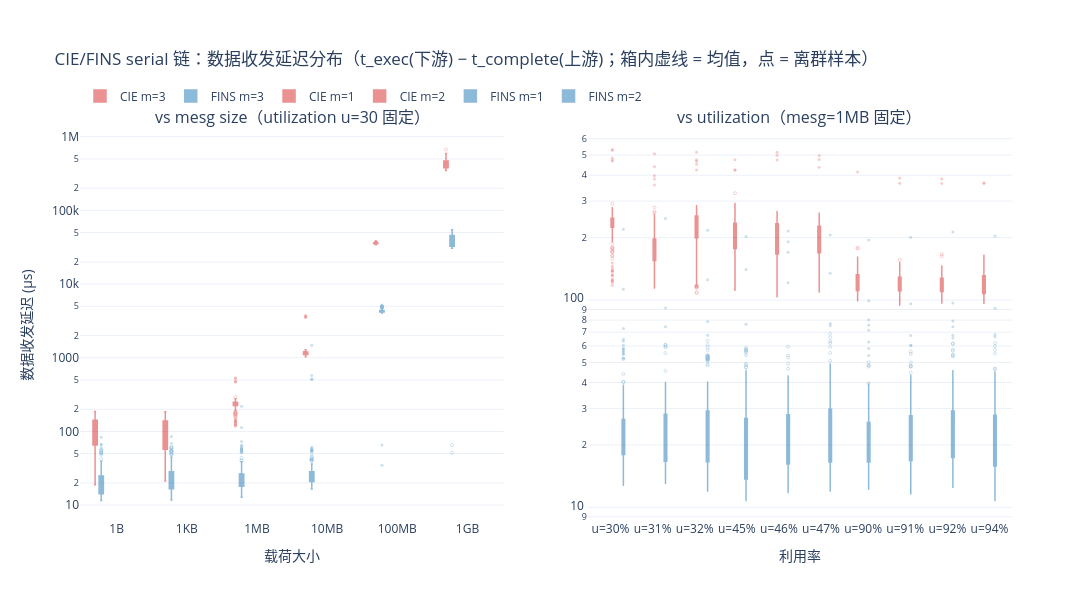

Here is the notebook cell this chart was saved with:
### Code cell
fig_cmp = analyze_serial_cmp(dirs=["FINS_serial", "CIE_FIFO_IPC_serial"])
fig_cmp.show()

### Figure 1 — Plotly figure (JSON) as saved in the notebook; plotly's stock layout.template omitted (floating-point values rounded to 4 significant figures; data arrays with more than 128 entries replaced by an {"elided": "..."} marker saying what was removed)
{"data": [{"boxmean": true, "boxpoints": "suspectedoutliers", "fillcolor": "#d62728", "hovertemplate": "<b>CIE m=3</b>  %{x}<br>中位 %{median:.1f} µs<br>均值 %{mean:.1f} µs<br>上/下四分位 %{q3:.1f} / %{q1:.1f}<br>最大/最小 %{max:.1f} / %{min:.1f}<extra></extra>", "legendgroup": "CIE m=3", "line": {"color": "#d62728", "width": 1.5}, "marker": {"color": "#d62728", "opacity": 0.45, "size": 3}, "name": "CIE m=3", "opacity": 0.5, "showlegend": true, "x": {"elided": "1187 str values"}, "y": {"elided": "1187 float values"}, "type": "box", "xaxis": "x", "yaxis": "y"}, {"boxmean": true, "boxpoints": "suspectedoutliers", "fillcolor": "#1f77b4", "hovertemplate": "<b>FINS m=3</b>  %{x}<br>中位 %{median:.1f} µs<br>均值 %{mean:.1f} µs<br>上/下四分位 %{q3:.1f} / %{q1:.1f}<br>最大/最小 %{max:.1f} / %{min:.1f}<extra></extra>", "legendgroup": "FINS m=3", "line": {"color": "#1f77b4", "width": 1.5}, "marker": {"color": "#1f77b4", "opacity": 0.45, "size": 3}, "name": "FINS m=3", "opacity": 0.5, "showlegend": true, "x": {"elided": "1196 str values"}, "y": {"elided": "1196 float values"}, "type": "box", "xaxis": "x", "yaxis": "y"}, {"boxmean": true, "boxpoints": "suspectedoutliers", "fillcolor": "#d62728", "hovertemplate": "<b>CIE m=1</b>  %{x}<br>中位 %{median:.1f} µs<br>均值 %{mean:.1f} µs<br>上/下四分位 %{q3:.1f} / %{q1:.1f}<br>最大/最小 %{max:.1f} / %{min:.1f}<extra></extra>", "legendgroup": "CIE m=1", "line": {"color": "#d62728", "width": 1.5}, "marker": {"color": "#d62728", "opacity": 0.45, "size": 3}, "name": "CIE m=1", "opacity": 0.5, "showlegend": true, "x": {"elided": "792 str values"}, "y": {"elided": "792 float values"}, "type": "box", "xaxis": "x2", "yaxis": "y2"}, {"boxmean": true, "boxpoints": "suspectedoutliers", "fillcolor": "#d62728", "hovertemplate": "<b>CIE m=2</b>  %{x}<br>中位 %{median:.1f} µs<br>均值 %{mean:.1f} µs<br>上/下四分位 %{q3:.1f} / %{q1:.1f}<br>最大/最小 %{max:.1f} / %{min:.1f}<extra></extra>", "legendgroup": "CIE m=2", "line": {"color": "#d62728", "width": 1.5}, "marker": {"color": "#d62728", "opacity": 0.45, "size": 3}, "name": "CIE m=2", "opacity": 0.5, "showlegend": true, "x": {"elided": "594 str values"}, "y": {"elided": "594 float values"}, "type": "box", "xaxis": "x2", "yaxis": "y2"}, {"boxmean": true, "boxpoints": "suspectedoutliers", "fillcolor": "#d62728", "hovertemplate": "<b>CIE m=3</b>  %{x}<br>中位 %{median:.1f} µs<br>均值 %{mean:.1f} µs<br>上/下四分位 %{q3:.1f} / %{q1:.1f}<br>最大/最小 %{max:.1f} / %{min:.1f}<extra></extra>", "legendgroup": "CIE m=3", "line": {"color": "#d62728", "width": 1.5}, "marker": {"color": "#d62728", "opacity": 0.45, "size": 3}, "name": "CIE m=3", "opacity": 0.5, "showlegend": false, "x": {"elided": "594 str values"}, "y": {"elided": "594 float values"}, "type": "box", "xaxis": "x2", "yaxis": "y2"}, {"boxmean": true, "boxpoints": "suspectedoutliers", "fillcolor": "#1f77b4", "hovertemplate": "<b>FINS m=1</b>  %{x}<br>中位 %{median:.1f} µs<br>均值 %{mean:.1f} µs<br>上/下四分位 %{q3:.1f} / %{q1:.1f}<br>最大/最小 %{max:.1f} / %{min:.1f}<extra></extra>", "legendgroup": "FINS m=1", "line": {"color": "#1f77b4", "width": 1.5}, "marker": {"color": "#1f77b4", "opacity": 0.45, "size": 3}, "name": "FINS m=1", "opacity": 0.5, "showlegend": true, "x": {"elided": "800 str values"}, "y": {"elided": "800 float values"}, "type": "box", "xaxis": "x2", "yaxis": "y2"}, {"boxmean": true, "boxpoints": "suspectedoutliers", "fillcolor": "#1f77b4", "hovertemplate": "<b>FINS m=2</b>  %{x}<br>中位 %{median:.1f} µs<br>均值 %{mean:.1f} µs<br>上/下四分位 %{q3:.1f} / %{q1:.1f}<br>最大/最小 %{max:.1f} / %{min:.1f}<extra></extra>", "legendgroup": "FINS m=2", "line": {"color": "#1f77b4", "width": 1.5}, "marker": {"color": "#1f77b4", "opacity": 0.45, "size": 3}, "name": "FINS m=2", "opacity": 0.5, "showlegend": true, "x": {"elided": "600 str values"}, "y": {"elided": "600 float values"}, "type": "box", "xaxis": "x2", "yaxis": "y2"}, {"boxmean": true, "boxpoints": "suspectedoutliers", "fillcolor": "#1f77b4", "hovertemplate": "<b>FINS m=3</b>  %{x}<br>中位 %{median:.1f} µs<br>均值 %{mean:.1f} µs<br>上/下四分位 %{q3:.1f} / %{q1:.1f}<br>最大/最小 %{max:.1f} / %{min:.1f}<extra></extra>", "legendgroup": "FINS m=3", "line": {"color": "#1f77b4", "width": 1.5}, "marker": {"color": "#1f77b4", "opacity": 0.45, "size": 3}, "name": "FINS m=3", "opacity": 0.5, "showlegend": false, "x": {"elided": "600 str values"}, "y": {"elided": "600 float values"}, "type": "box", "xaxis": "x2", "yaxis": "y2"}], "layout": {"xaxis": {"anchor": "y", "domain": [0.0, 0.455], "title": {"text": "载荷大小"}, "categoryorder": "array", "categoryarray": ["1B", "1KB", "1MB", "10MB", "100MB", "1GB"]}, "yaxis": {"anchor": "x", "domain": [0.0, 1.0], "title": {"text": "数据收发延迟 (µs)"}, "type": "log"}, "xaxis2": {"anchor": "y2", "domain": [0.545, 1.0], "title": {"text": "利用率"}, "categoryorder": "array", "categoryarray": ["u=30%", "u=31%", "u=32%", "u=45%", "u=46%", "u=47%", "u=90%", "u=91%", "u=92%", "u=94%"]}, "yaxis2": {"anchor": "x2", "domain": [0.0, 1.0], "type": "log"}, "annotations": [{"font": {"size": 16}, "showarrow": false, "text": "vs mesg size（utilization u=30 固定）", "x": 0.2275, "xanchor": "center", "xref": "paper", "y": 1.0, "yanchor": "bottom", "yref": "paper"}, {"font": {"size": 16}, "showarrow": false, "text": "vs utilization（mesg=1MB 固定）", "x": 0.7725, "xanchor": "center", "xref": "paper", "y": 1.0, "yanchor": "bottom", "yref": "paper"}], "legend": {"orientation": "h", "yanchor": "bottom", "y": 1.05, "x": 0}, "margin": {"t": 130}, "title": {"text": "CIE/FINS serial 链：数据收发延迟分布（t_exec(下游) − t_complete(上游)；箱内虚线 = 均值，点 = 离群样本）"}, "height": 600, "width": 1360, "boxmode": "group"}}
